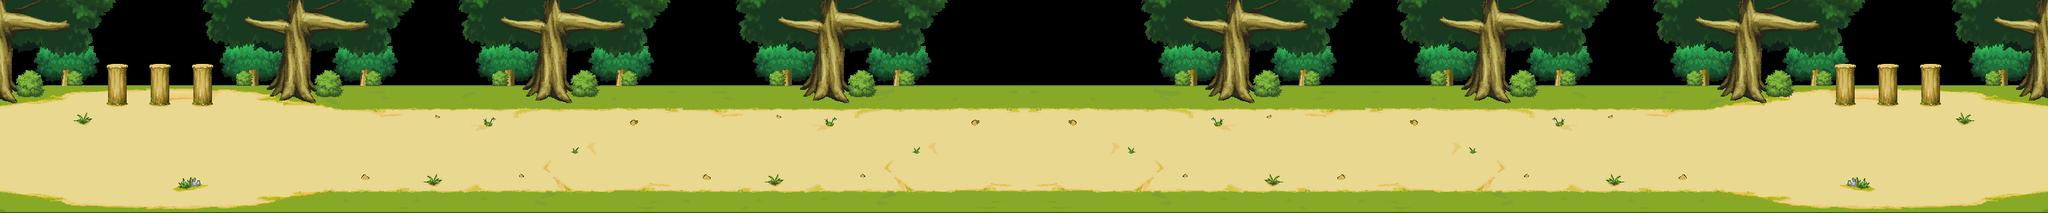

This game map was drawn from its Tiled (.tmx) file and the tilesets committed beside it. A one-line description and the trimmed map source follow:
An orthogonal 96x10 tile map with 32x32 px tiles, 3 tile layers (floor, tree, tower) and 12 objects (SpawnPoint01, SpawnPoint02, SpawnPoint03, SpawnPoint04, SpawnPoint05, ...).

<map version="1.0" orientation="orthogonal" width="96" height="10" tilewidth="32" tileheight="32">
 <tileset firstgid="1" name="tile" tilewidth="32" tileheight="32">
  <image source="tile.png" width="1024" height="1024" />
 </tileset>
 <layer name="floor" width="96" height="10">
  <data>[960 cells, 576 non-empty, 192 distinct tile ids]</data>
 </layer>
 <layer name="tree" width="96" height="10">
  <data>[960 cells, 385 non-empty, 55 distinct tile ids]</data>
 </layer>
 <layer name="tower" width="96" height="10">
  <data>[960 cells, 12 non-empty, 2 distinct tile ids]</data>
 </layer>
 <objectgroup name="object" width="96" height="10">
  <object name="SpawnPoint01" x="352" y="160" width="32" height="32" />
  <object name="SpawnPoint02" x="352" y="256" width="32" height="32" />
  <object name="SpawnPoint03" x="304" y="208" width="32" height="32" />
  <object name="SpawnPoint04" x="2688" y="160" width="32" height="32" />
  <object name="SpawnPoint05" x="2736" y="208" width="32" height="32" />
  <object name="SpawnPoint06" x="2688" y="256" width="32" height="32" />
 </objectgroup>
 <objectgroup name="meta" width="96" height="10">
  <object name="KonohaTower2" x="1056" y="160" width="96" height="128">
   <properties>
    <property name="Collidable" value="true" />
   </properties>
  </object>
  <object name="KonohaTower1" x="544" y="160" width="96" height="128">
   <properties>
    <property name="Collidable" value="true" />
   </properties>
  </object>
  <object name="KonohaCenter" x="160" y="160" width="96" height="128">
   <properties>
    <property name="Collidable" value="true" />
   </properties>
  </object>
  <object name="AkatsukiTower2" x="1920" y="160" width="96" height="128">
   <properties>
    <property name="Collidable" value="true" />
   </properties>
  </object>
  <object name="AkatsukiTower1" x="2432" y="160" width="96" height="128">
   <properties>
    <property name="Collidable" value="true" />
   </properties>
  </object>
  <object name="AkatsukiCenter" x="2816" y="160" width="96" height="128">
   <properties>
    <property name="Collidable" value="true" />
   </properties>
  </object>
 </objectgroup>
</map>